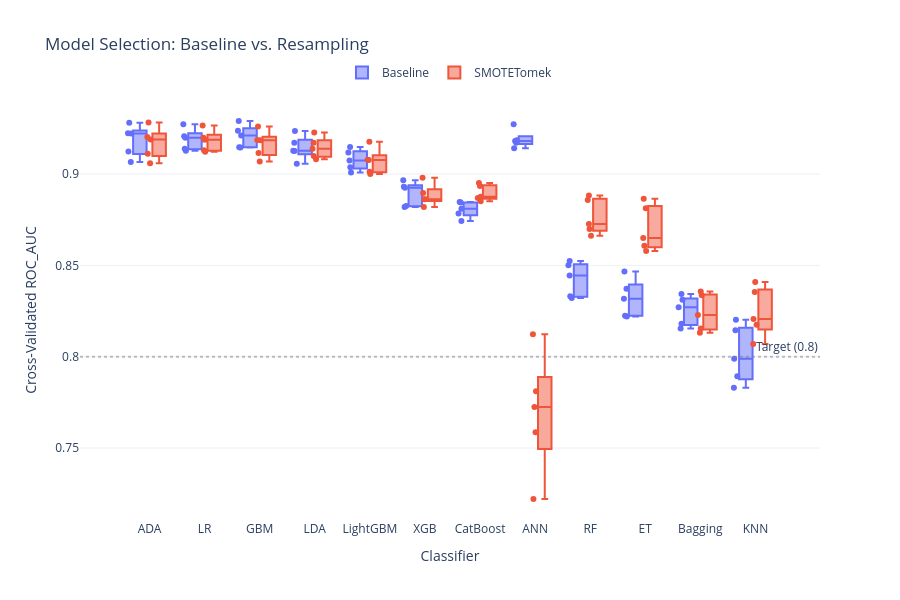

Notebook code for this chart:
### Code cell
# Get Classifiers (device auto-detected: GPU if a CUDA GPU is present, else CPU)
device_cfg = resolve_device()
classifiers = get_raw_classifiers(random_state=42, device=device_cfg)

# Run CV for Baseline
df_baseline = run_cv_comparison(
    X_train, y_train, classifiers, sampler=None, sampler_name="Baseline"
)

# Run CV for SMOTETomek
from imblearn.combine import SMOTETomek
smt = SMOTETomek(random_state=42, sampling_strategy=0.4)  # minority resampled to 40%

df_smote = run_cv_comparison(
    X_train, y_train, classifiers, sampler=smt, sampler_name="SMOTETomek"
)

# Combine + plot
final_results = pd.concat([df_baseline, df_smote], ignore_index=True)
plot_performance_comparison(final_results)

### Figure 1 — Plotly figure (JSON) as saved in the notebook; plotly's stock layout.template omitted (floating-point values rounded to 4 significant figures)
{"data": [{"alignmentgroup": "True", "boxpoints": "all", "customdata": [["Baseline"], ["Baseline"], ["Baseline"], ["Baseline"], ["Baseline"], ["Baseline"], ["Baseline"], ["Baseline"], ["Baseline"], ["Baseline"], ["Baseline"], ["Baseline"], ["Baseline"], ["Baseline"], ["Baseline"], ["Baseline"], ["Baseline"], ["Baseline"], ["Baseline"], ["Baseline"], ["Baseline"], ["Baseline"], ["Baseline"], ["Baseline"], ["Baseline"], ["Baseline"], ["Baseline"], ["Baseline"], ["Baseline"], ["Baseline"], ["Baseline"], ["Baseline"], ["Baseline"], ["Baseline"], ["Baseline"], ["Baseline"], ["Baseline"], ["Baseline"], ["Baseline"], ["Baseline"], ["Baseline"], ["Baseline"], ["Baseline"], ["Baseline"], ["Baseline"], ["Baseline"], ["Baseline"], ["Baseline"], ["Baseline"], ["Baseline"], ["Baseline"], ["Baseline"], ["Baseline"], ["Baseline"], ["Baseline"], ["Baseline"], ["Baseline"], ["Baseline"], ["Baseline"], ["Baseline"]], "hovertemplate": "Strategy=%{customdata[0]}<br>Model=%{x}<br>ROC_AUC=%{y}<extra></extra>", "legendgroup": "Baseline", "marker": {"color": "#636efa"}, "name": "Baseline", "notched": false, "offsetgroup": "Baseline", "orientation": "v", "showlegend": true, "type": "box", "x": ["LR", "LR", "LR", "LR", "LR", "LDA", "LDA", "LDA", "LDA", "LDA", "KNN", "KNN", "KNN", "KNN", "KNN", "ANN", "ANN", "ANN", "ANN", "ANN", "RF", "RF", "RF", "RF", "RF", "ET", "ET", "ET", "ET", "ET", "ADA", "ADA", "ADA", "ADA", "ADA", "GBM", "GBM", "GBM", "GBM", "GBM", "Bagging", "Bagging", "Bagging", "Bagging", "Bagging", "LightGBM", "LightGBM", "LightGBM", "LightGBM", "LightGBM", "CatBoost", "CatBoost", "CatBoost", "CatBoost", "CatBoost", "XGB", "XGB", "XGB", "XGB", "XGB"], "x0": " ", "xaxis": "x", "y": [0.9207, 0.9138, 0.9127, 0.9273, 0.9199, 0.9171, 0.9056, 0.9128, 0.9235, 0.9126, 0.7989, 0.8145, 0.7893, 0.8203, 0.7831, 0.9172, 0.9141, 0.918, 0.9272, 0.9185, 0.8501, 0.8444, 0.8322, 0.8524, 0.8331, 0.8373, 0.8318, 0.822, 0.8467, 0.8225, 0.9224, 0.9066, 0.9124, 0.9281, 0.9222, 0.9237, 0.9147, 0.9145, 0.929, 0.9212, 0.8271, 0.8311, 0.8155, 0.8343, 0.818, 0.9074, 0.9008, 0.9037, 0.9148, 0.9118, 0.8785, 0.881, 0.8744, 0.8847, 0.8844, 0.8966, 0.8825, 0.882, 0.893, 0.8925], "y0": " ", "yaxis": "y"}, {"alignmentgroup": "True", "boxpoints": "all", "customdata": [["SMOTETomek"], ["SMOTETomek"], ["SMOTETomek"], ["SMOTETomek"], ["SMOTETomek"], ["SMOTETomek"], ["SMOTETomek"], ["SMOTETomek"], ["SMOTETomek"], ["SMOTETomek"], ["SMOTETomek"], ["SMOTETomek"], ["SMOTETomek"], ["SMOTETomek"], ["SMOTETomek"], ["SMOTETomek"], ["SMOTETomek"], ["SMOTETomek"], ["SMOTETomek"], ["SMOTETomek"], ["SMOTETomek"], ["SMOTETomek"], ["SMOTETomek"], ["SMOTETomek"], ["SMOTETomek"], ["SMOTETomek"], ["SMOTETomek"], ["SMOTETomek"], ["SMOTETomek"], ["SMOTETomek"], ["SMOTETomek"], ["SMOTETomek"], ["SMOTETomek"], ["SMOTETomek"], ["SMOTETomek"], ["SMOTETomek"], ["SMOTETomek"], ["SMOTETomek"], ["SMOTETomek"], ["SMOTETomek"], ["SMOTETomek"], ["SMOTETomek"], ["SMOTETomek"], ["SMOTETomek"], ["SMOTETomek"], ["SMOTETomek"], ["SMOTETomek"], ["SMOTETomek"], ["SMOTETomek"], ["SMOTETomek"], ["SMOTETomek"], ["SMOTETomek"], ["SMOTETomek"], ["SMOTETomek"], ["SMOTETomek"], ["SMOTETomek"], ["SMOTETomek"], ["SMOTETomek"], ["SMOTETomek"], ["SMOTETomek"]], "hovertemplate": "Strategy=%{customdata[0]}<br>Model=%{x}<br>ROC_AUC=%{y}<extra></extra>", "legendgroup": "SMOTETomek", "marker": {"color": "#EF553B"}, "name": "SMOTETomek", "notched": false, "offsetgroup": "SMOTETomek", "orientation": "v", "showlegend": true, "type": "box", "x": ["LR", "LR", "LR", "LR", "LR", "LDA", "LDA", "LDA", "LDA", "LDA", "KNN", "KNN", "KNN", "KNN", "KNN", "ANN", "ANN", "ANN", "ANN", "ANN", "RF", "RF", "RF", "RF", "RF", "ET", "ET", "ET", "ET", "ET", "ADA", "ADA", "ADA", "ADA", "ADA", "GBM", "GBM", "GBM", "GBM", "GBM", "Bagging", "Bagging", "Bagging", "Bagging", "Bagging", "LightGBM", "LightGBM", "LightGBM", "LightGBM", "LightGBM", "CatBoost", "CatBoost", "CatBoost", "CatBoost", "CatBoost", "XGB", "XGB", "XGB", "XGB", "XGB"], "x0": " ", "xaxis": "x", "y": [0.9188, 0.913, 0.9121, 0.9266, 0.9199, 0.9139, 0.9099, 0.9081, 0.9228, 0.9172, 0.8175, 0.8354, 0.8207, 0.8409, 0.8069, 0.7587, 0.7725, 0.8123, 0.7811, 0.7221, 0.8858, 0.8727, 0.8699, 0.8883, 0.8662, 0.8813, 0.8651, 0.8607, 0.8864, 0.8579, 0.919, 0.906, 0.9112, 0.9282, 0.9203, 0.9186, 0.9068, 0.9115, 0.926, 0.9185, 0.8336, 0.8229, 0.8132, 0.8357, 0.8155, 0.9078, 0.9001, 0.9013, 0.9177, 0.9078, 0.8876, 0.8869, 0.8851, 0.895, 0.8935, 0.8862, 0.8863, 0.882, 0.898, 0.8896], "y0": " ", "yaxis": "y"}], "layout": {"annotations": [{"showarrow": false, "text": "Target (0.8)", "x": 1, "xanchor": "right", "xref": "x domain", "y": 0.8, "yanchor": "bottom", "yref": "y"}], "boxmode": "group", "height": 600, "legend": {"orientation": "h", "title": {}, "tracegroupgap": 0, "x": 0.5, "xanchor": "center", "y": 1.1}, "shapes": [{"line": {"color": "gray", "dash": "dot"}, "opacity": 0.5, "type": "line", "x0": 0, "x1": 1, "xref": "x domain", "y0": 0.8, "y1": 0.8, "yref": "y"}], "title": {"text": "Model Selection: Baseline vs. Resampling"}, "xaxis": {"anchor": "y", "categoryarray": ["ADA", "LR", "GBM", "LDA", "LightGBM", "XGB", "CatBoost", "ANN", "RF", "ET", "Bagging", "KNN"], "categoryorder": "array", "domain": [0, 1], "title": {"text": "Classifier"}}, "yaxis": {"anchor": "x", "domain": [0, 1], "title": {"text": "Cross-Validated ROC_AUC"}}}}
